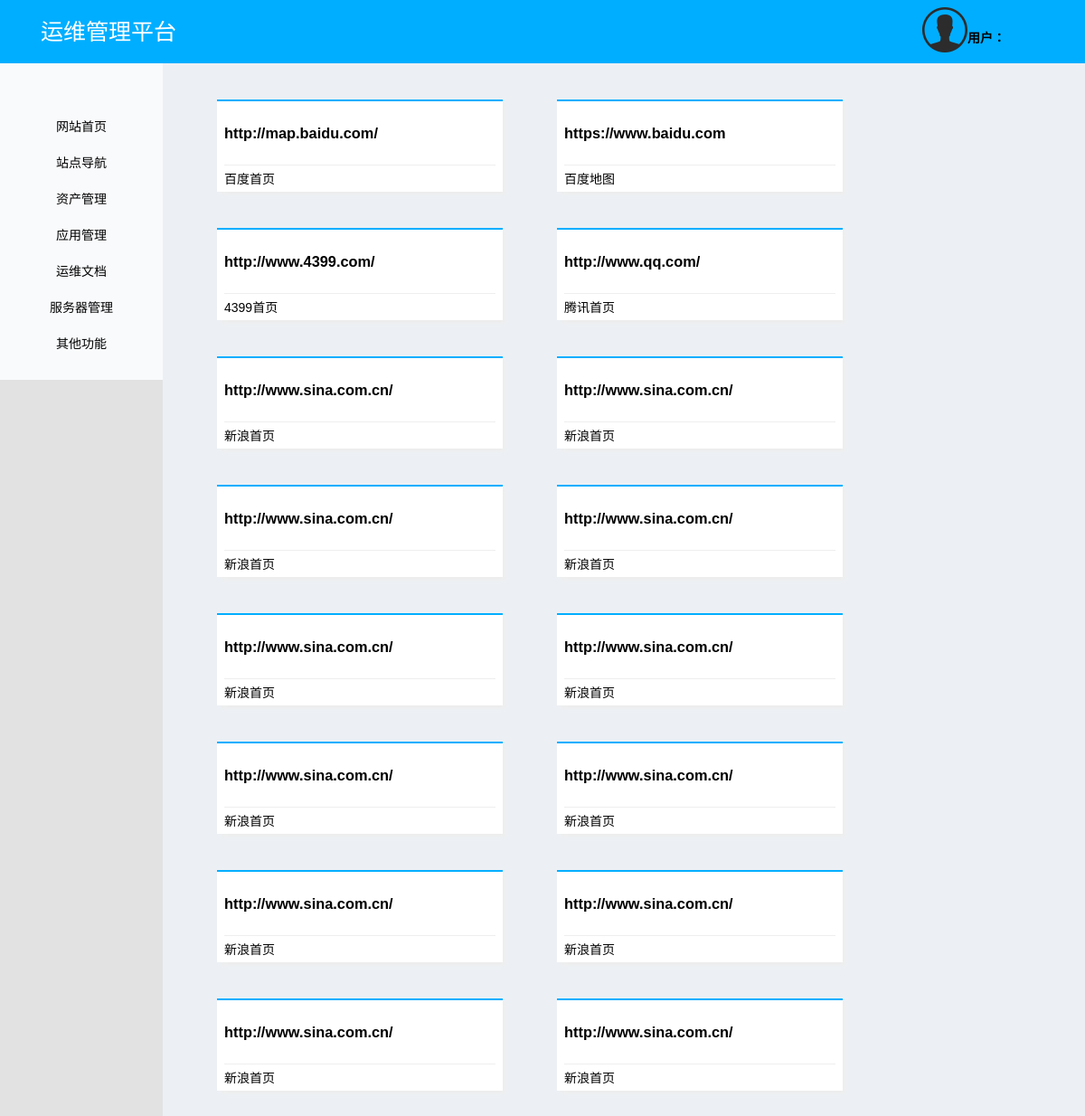
The app's page /public/urlindex/ (signed in) with its own data.
### public/models.py (models this page shows, shortened)
class SiteNavigation(models.Model):
    name = models.CharField('网站名', max_length=255)
    url = models.URLField('url地址')
    created_time = models.DateTimeField(auto_now_add=True)

### public/views.py (the view)
@login_required
def siteindex(request):
    logger.info("进入站点导航视图")
    logger.info("获取站点导航数据开始")
    option = request.GET.get('option', None)
    logger.info("站点导航，开始查询[%s]系统导航数据" % option)
    try:
        site_nav = SiteNavigation.objects.all()
        logger.info("获取站点导航数据结束")
    except Exception as e:
        logger.error("获取站点导航数据发生异常,异常原因: %s" % e)
        site_nav = ['获取站点导航数据发生异常,请联系管理员']
    logger.info("返回站点导航数据成功")
    if option == "xx":
        logger.info("进入站点导航查询xx系统")
    elif option == "yy":
        logger.info("进入站点导航查询yy系统")
    return render(request, 'public/url_index.html', {'site_nav_list': site_nav})

### templates/public/url_index.html
{% extends 'base.html' %}
{% block user_login %}
    {% if request.session.username %}
        <h4 style='font-family:楷体;'>用户：{{ request.session.username }}
            <a href=" {% url 'public:login' %}?logoutuser={{ request.session.username }}"> [退出] </a></h4>
    {% else %}
        <h3 style='font-family:楷体;'><a href="{% url 'public:login' %}">请登陆</a></h3>
    {% endif %}
{% endblock user_login %}
{% block body_content %}
<div class="link_zddh" style="display:block">
    <ul>
        {% for site in site_nav_list %}
            <li>
                <h3>{{ site.url }}</h3>
                <p><a href="{{ site.url }}" target="_blank">{{ site.name }}</a></p>
            </li>
        {% empty %}
            暂未查询到站点！
        {% endfor %}
    </ul>
</div>
{% endblock body_content %}

### asset/static/asset/css/repeat.css (style rules this page uses)
body, h1, h2, h3, h4, h5, h6, p, form,div { margin:0; }
ol,ul,div { margin:0; padding:0; }
body { font-family: '微软雅黑'; }
a { text-decoration: none;color: #000; }
ul { list-style: none; }

### asset/static/asset/css/index.css (style rules this page uses)
.cont_r>div { height: 100%; }
.link_zddh li { width: 300px;height: 100px;border-top: 2px solid #00AEFF;float: left;margin-left: 60px;margin-top: 40px;background: #fff;padding:0 8px;box-shadow: 4px 4px 4px #eee; }
.link_zddh li h3 { line-height: 70px;border-bottom: 1px solid #eee; }
.link_zddh li p { line-height: 30px; }
* { margin:0;padding:0; }

### public/static/public/nav/css/nav.css (style rules this page uses)
body,html { height: 100%;background: #E2E2E2 }
body,ul { margin:0;padding:0 }
body { font:14px "微软雅黑","宋体","Arial Narrow",HELVETICA;-webkit-text-size-adjust:100%; }
li { list-style:none }
a { text-decoration:none; }

### records on screen
SiteNavigation: url "http://map.baidu.com/", name "百度首页"
SiteNavigation: url "https://www.baidu.com", name "百度地图"
SiteNavigation: url "http://www.4399.com/", name "4399首页"
SiteNavigation: url "http://www.qq.com/", name "腾讯首页"
SiteNavigation: url "http://www.sina.com.cn/", name "新浪首页"
SiteNavigation: url "http://www.sina.com.cn/", name "新浪首页"
SiteNavigation: url "http://www.sina.com.cn/", name "新浪首页"
SiteNavigation: url "http://www.sina.com.cn/", name "新浪首页"
SiteNavigation: url "http://www.sina.com.cn/", name "新浪首页"
SiteNavigation: url "http://www.sina.com.cn/", name "新浪首页"
SiteNavigation: url "http://www.sina.com.cn/", name "新浪首页"
SiteNavigation: url "http://www.sina.com.cn/", name "新浪首页"
SiteNavigation: url "http://www.sina.com.cn/", name "新浪首页"
SiteNavigation: url "http://www.sina.com.cn/", name "新浪首页"
SiteNavigation: url "http://www.sina.com.cn/", name "新浪首页"
SiteNavigation: url "http://www.sina.com.cn/", name "新浪首页"
